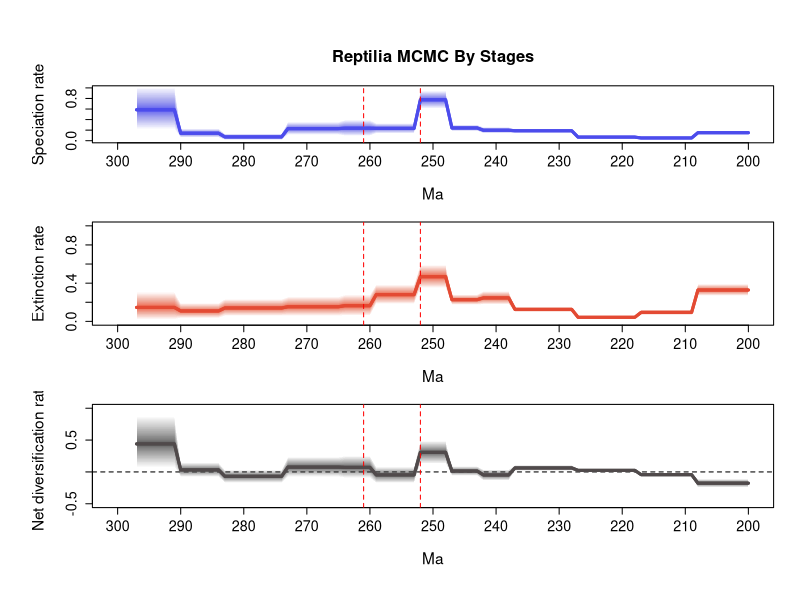

Reproduce this figure in R.
# 1 files combined:
# 	C:\Users\SimoesLabAdmin\Documents\BDNN_Arielli\reptilia\mcmc_fixshift_no_predictors\D_mcmc\combined_10_marginal_rates.log

# 95% HPDs calculated using code from Biopy (https://www.cs.auckland.ac.nz/~yhel002/biopy/)

######### CHANGE PATHS TO YOUR OWN FILES #########
pdf(file='C:/Users/SimoesLabAdmin/Documents/BDNN_Arielli/reptilia/mcmc_fixshift_no_predictors/D_mcmc/combined_10_marginal_rates_RTT_final.pdf',width=8, height=10.8)
par(mfrow=c(3,1), cex.main=1.7, cex.lab=1.4, cex.axis=1.3,
    mgp=c(3.5, 1, 0),      # distance of axis labels from plot, increase first value to move y axis label further out
    oma=c(2, 2, 2, 0))     # outer margins for the entire figure

library(scales)
plot_RTT <- function (age,hpd_M,hpd_m,mean_m,color){
    N=100
    beta=(1:(N-1))/N
    alpha_shape=0.25
    cat=1-(beta^(1./alpha_shape))
    for (i in 1:(N-1)){
        trans= 1/N + 2/N
        polygon(c(age, rev(age)), c(hpd_M-((hpd_M-mean_m)*cat[i]), rev(hpd_m+((mean_m-hpd_m)*cat[i]))), col = alpha(color,trans), border = NA)
    }
    lines(rev(age), rev(mean_m), col = color, lwd=3)
}

######### ADD YOUR OWN DATA HERE, OUTPUTTED BY THE USE OF -PLOT2 (-plot 2 gives cloud with hpd intervals, -plot does not) #########
L_hpd_m95=c(NA, NA,NA,NA,NA,NA,NA,NA,NA,NA,NA,NA,NA,NA,NA,NA,NA,NA,NA,NA,NA,NA,NA,NA,NA,NA,NA,NA,NA,NA,NA,NA,NA,NA,NA,NA,NA,NA,NA,NA,NA,NA,NA,NA,NA,NA,NA,NA,NA,NA,NA,NA,NA,NA,NA,NA,NA,NA,NA,NA,NA,NA,NA,NA,NA,NA,NA,NA,NA,NA,NA,NA,NA,NA,NA,NA,NA,NA,NA,NA,NA,NA,NA,NA,NA,NA,NA,NA,NA,NA,NA,NA,NA,NA,NA,NA,NA,NA,NA,NA,NA,NA,NA,NA,NA,NA,NA,NA,NA,NA,NA,NA,NA,NA,NA,NA,NA,NA,NA,NA,NA,NA,NA,NA,NA,NA,NA,NA,NA,NA,NA,NA,NA,NA,NA,NA,NA,NA,NA,NA,NA,NA,NA,NA,NA,NA,NA,NA,NA,NA,NA,NA,NA,NA,NA,NA,NA,NA,NA,NA,NA,NA,NA,NA,NA,NA,NA,NA,NA,NA,NA,NA,NA,NA,NA,NA,NA,NA,NA,NA,NA,NA,NA,NA,NA,NA,NA,NA,NA,NA,NA,NA,NA,NA,NA,NA,NA,NA,NA,NA,0.114994,0.114994,0.114994,0.114994,0.114994,0.114994,0.114994,0.114994,0.114994,0.033474,0.033474,0.033474,0.033474,0.033474,0.033474,0.033474,0.033474,0.033474,0.046121,0.046121,0.046121,0.046121,0.046121,0.046121,0.046121,0.046121,0.046121,0.046121,0.152609,0.152609,0.152609,0.152609,0.152609,0.152609,0.152609,0.152609,0.152609,0.152609,0.139653,0.139653,0.139653,0.139653,0.139653,0.181072,0.181072,0.181072,0.181072,0.181072,0.606852,0.606852,0.606852,0.606852,0.606852,0.136972,0.136972,0.136972,0.136972,0.136972,0.136972,0.136972,0.089169,0.089169,0.089169,0.089169,0.089169,0.110491,0.110491,0.110491,0.110491,0.110491,0.110491,0.110491,0.110491,0.110491,0.015348,0.015348,0.015348,0.015348,0.015348,0.015348,0.015348,0.015348,0.015348,0.015348,0.057541,0.057541,0.057541,0.057541,0.057541,0.057541,0.057541,0.212008,0.212008,0.212008,0.212008,0.212008,0.212008,0.212008)
L_hpd_M95=c(NA, NA,NA,NA,NA,NA,NA,NA,NA,NA,NA,NA,NA,NA,NA,NA,NA,NA,NA,NA,NA,NA,NA,NA,NA,NA,NA,NA,NA,NA,NA,NA,NA,NA,NA,NA,NA,NA,NA,NA,NA,NA,NA,NA,NA,NA,NA,NA,NA,NA,NA,NA,NA,NA,NA,NA,NA,NA,NA,NA,NA,NA,NA,NA,NA,NA,NA,NA,NA,NA,NA,NA,NA,NA,NA,NA,NA,NA,NA,NA,NA,NA,NA,NA,NA,NA,NA,NA,NA,NA,NA,NA,NA,NA,NA,NA,NA,NA,NA,NA,NA,NA,NA,NA,NA,NA,NA,NA,NA,NA,NA,NA,NA,NA,NA,NA,NA,NA,NA,NA,NA,NA,NA,NA,NA,NA,NA,NA,NA,NA,NA,NA,NA,NA,NA,NA,NA,NA,NA,NA,NA,NA,NA,NA,NA,NA,NA,NA,NA,NA,NA,NA,NA,NA,NA,NA,NA,NA,NA,NA,NA,NA,NA,NA,NA,NA,NA,NA,NA,NA,NA,NA,NA,NA,NA,NA,NA,NA,NA,NA,NA,NA,NA,NA,NA,NA,NA,NA,NA,NA,NA,NA,NA,NA,NA,NA,NA,NA,NA,NA,0.189141,0.189141,0.189141,0.189141,0.189141,0.189141,0.189141,0.189141,0.189141,0.069574,0.069574,0.069574,0.069574,0.069574,0.069574,0.069574,0.069574,0.069574,0.088657,0.088657,0.088657,0.088657,0.088657,0.088657,0.088657,0.088657,0.088657,0.088657,0.224674,0.224674,0.224674,0.224674,0.224674,0.224674,0.224674,0.224674,0.224674,0.224674,0.257379,0.257379,0.257379,0.257379,0.257379,0.303106,0.303106,0.303106,0.303106,0.303106,0.951545,0.951545,0.951545,0.951545,0.951545,0.333101,0.333101,0.333101,0.333101,0.333101,0.333101,0.333101,0.395803,0.395803,0.395803,0.395803,0.395803,0.357951,0.357951,0.357951,0.357951,0.357951,0.357951,0.357951,0.357951,0.357951,0.13264,0.13264,0.13264,0.13264,0.13264,0.13264,0.13264,0.13264,0.13264,0.13264,0.231432,0.231432,0.231432,0.231432,0.231432,0.231432,0.231432,1.020888,1.020888,1.020888,1.020888,1.020888,1.020888,1.020888)
M_hpd_m95=c(NA, NA,NA,NA,NA,NA,NA,NA,NA,NA,NA,NA,NA,NA,NA,NA,NA,NA,NA,NA,NA,NA,NA,NA,NA,NA,NA,NA,NA,NA,NA,NA,NA,NA,NA,NA,NA,NA,NA,NA,NA,NA,NA,NA,NA,NA,NA,NA,NA,NA,NA,NA,NA,NA,NA,NA,NA,NA,NA,NA,NA,NA,NA,NA,NA,NA,NA,NA,NA,NA,NA,NA,NA,NA,NA,NA,NA,NA,NA,NA,NA,NA,NA,NA,NA,NA,NA,NA,NA,NA,NA,NA,NA,NA,NA,NA,NA,NA,NA,NA,NA,NA,NA,NA,NA,NA,NA,NA,NA,NA,NA,NA,NA,NA,NA,NA,NA,NA,NA,NA,NA,NA,NA,NA,NA,NA,NA,NA,NA,NA,NA,NA,NA,NA,NA,NA,NA,NA,NA,NA,NA,NA,NA,NA,NA,NA,NA,NA,NA,NA,NA,NA,NA,NA,NA,NA,NA,NA,NA,NA,NA,NA,NA,NA,NA,NA,NA,NA,NA,NA,NA,NA,NA,NA,NA,NA,NA,NA,NA,NA,NA,NA,NA,NA,NA,NA,NA,NA,NA,NA,NA,NA,NA,NA,NA,NA,NA,NA,NA,NA,0.266444,0.266444,0.266444,0.266444,0.266444,0.266444,0.266444,0.266444,0.266444,0.067035,0.067035,0.067035,0.067035,0.067035,0.067035,0.067035,0.067035,0.067035,0.025482,0.025482,0.025482,0.025482,0.025482,0.025482,0.025482,0.025482,0.025482,0.025482,0.097251,0.097251,0.097251,0.097251,0.097251,0.097251,0.097251,0.097251,0.097251,0.097251,0.174707,0.174707,0.174707,0.174707,0.174707,0.172917,0.172917,0.172917,0.172917,0.172917,0.347579,0.347579,0.347579,0.347579,0.347579,0.179302,0.179302,0.179302,0.179302,0.179302,0.179302,0.179302,0.058298,0.058298,0.058298,0.058298,0.058298,0.056564,0.056564,0.056564,0.056564,0.056564,0.056564,0.056564,0.056564,0.056564,0.056263,0.056263,0.056263,0.056263,0.056263,0.056263,0.056263,0.056263,0.056263,0.056263,0.033415,0.033415,0.033415,0.033415,0.033415,0.033415,0.033415,0.018107,0.018107,0.018107,0.018107,0.018107,0.018107,0.018107)
M_hpd_M95=c(NA, NA,NA,NA,NA,NA,NA,NA,NA,NA,NA,NA,NA,NA,NA,NA,NA,NA,NA,NA,NA,NA,NA,NA,NA,NA,NA,NA,NA,NA,NA,NA,NA,NA,NA,NA,NA,NA,NA,NA,NA,NA,NA,NA,NA,NA,NA,NA,NA,NA,NA,NA,NA,NA,NA,NA,NA,NA,NA,NA,NA,NA,NA,NA,NA,NA,NA,NA,NA,NA,NA,NA,NA,NA,NA,NA,NA,NA,NA,NA,NA,NA,NA,NA,NA,NA,NA,NA,NA,NA,NA,NA,NA,NA,NA,NA,NA,NA,NA,NA,NA,NA,NA,NA,NA,NA,NA,NA,NA,NA,NA,NA,NA,NA,NA,NA,NA,NA,NA,NA,NA,NA,NA,NA,NA,NA,NA,NA,NA,NA,NA,NA,NA,NA,NA,NA,NA,NA,NA,NA,NA,NA,NA,NA,NA,NA,NA,NA,NA,NA,NA,NA,NA,NA,NA,NA,NA,NA,NA,NA,NA,NA,NA,NA,NA,NA,NA,NA,NA,NA,NA,NA,NA,NA,NA,NA,NA,NA,NA,NA,NA,NA,NA,NA,NA,NA,NA,NA,NA,NA,NA,NA,NA,NA,NA,NA,NA,NA,NA,NA,0.392508,0.392508,0.392508,0.392508,0.392508,0.392508,0.392508,0.392508,0.392508,0.121397,0.121397,0.121397,0.121397,0.121397,0.121397,0.121397,0.121397,0.121397,0.060656,0.060656,0.060656,0.060656,0.060656,0.060656,0.060656,0.060656,0.060656,0.060656,0.153565,0.153565,0.153565,0.153565,0.153565,0.153565,0.153565,0.153565,0.153565,0.153565,0.317308,0.317308,0.317308,0.317308,0.317308,0.282132,0.282132,0.282132,0.282132,0.282132,0.594192,0.594192,0.594192,0.594192,0.594192,0.387325,0.387325,0.387325,0.387325,0.387325,0.387325,0.387325,0.280056,0.280056,0.280056,0.280056,0.280056,0.259211,0.259211,0.259211,0.259211,0.259211,0.259211,0.259211,0.259211,0.259211,0.234882,0.234882,0.234882,0.234882,0.234882,0.234882,0.234882,0.234882,0.234882,0.234882,0.192177,0.192177,0.192177,0.192177,0.192177,0.192177,0.192177,0.309768,0.309768,0.309768,0.309768,0.309768,0.309768,0.309768)
R_hpd_m95=c(NA, NA,NA,NA,NA,NA,NA,NA,NA,NA,NA,NA,NA,NA,NA,NA,NA,NA,NA,NA,NA,NA,NA,NA,NA,NA,NA,NA,NA,NA,NA,NA,NA,NA,NA,NA,NA,NA,NA,NA,NA,NA,NA,NA,NA,NA,NA,NA,NA,NA,NA,NA,NA,NA,NA,NA,NA,NA,NA,NA,NA,NA,NA,NA,NA,NA,NA,NA,NA,NA,NA,NA,NA,NA,NA,NA,NA,NA,NA,NA,NA,NA,NA,NA,NA,NA,NA,NA,NA,NA,NA,NA,NA,NA,NA,NA,NA,NA,NA,NA,NA,NA,NA,NA,NA,NA,NA,NA,NA,NA,NA,NA,NA,NA,NA,NA,NA,NA,NA,NA,NA,NA,NA,NA,NA,NA,NA,NA,NA,NA,NA,NA,NA,NA,NA,NA,NA,NA,NA,NA,NA,NA,NA,NA,NA,NA,NA,NA,NA,NA,NA,NA,NA,NA,NA,NA,NA,NA,NA,NA,NA,NA,NA,NA,NA,NA,NA,NA,NA,NA,NA,NA,NA,NA,NA,NA,NA,NA,NA,NA,NA,NA,NA,NA,NA,NA,NA,NA,NA,NA,NA,NA,NA,NA,NA,NA,NA,NA,NA,NA,-0.245767,-0.245767,-0.245767,-0.245767,-0.245767,-0.245767,-0.245767,-0.245767,-0.245767,-0.071773,-0.071773,-0.071773,-0.071773,-0.071773,-0.071773,-0.071773,-0.071773,-0.071773,0.000982,0.000982,0.000982,0.000982,0.000982,0.000982,0.000982,0.000982,0.000982,0.000982,0.017191,0.017191,0.017191,0.017191,0.017191,0.017191,0.017191,0.017191,0.017191,0.017191,-0.137092,-0.137092,-0.137092,-0.137092,-0.137092,-0.059507,-0.059507,-0.059507,-0.059507,-0.059507,0.127017,0.127017,0.127017,0.127017,0.127017,-0.175252,-0.175252,-0.175252,-0.175252,-0.175252,-0.175252,-0.175252,-0.095712,-0.095712,-0.095712,-0.095712,-0.095712,-0.078147,-0.078147,-0.078147,-0.078147,-0.078147,-0.078147,-0.078147,-0.078147,-0.078147,-0.173051,-0.173051,-0.173051,-0.173051,-0.173051,-0.173051,-0.173051,-0.173051,-0.173051,-0.173051,-0.078221,-0.078221,-0.078221,-0.078221,-0.078221,-0.078221,-0.078221,0.066983,0.066983,0.066983,0.066983,0.066983,0.066983,0.066983)
R_hpd_M95=c(NA, NA,NA,NA,NA,NA,NA,NA,NA,NA,NA,NA,NA,NA,NA,NA,NA,NA,NA,NA,NA,NA,NA,NA,NA,NA,NA,NA,NA,NA,NA,NA,NA,NA,NA,NA,NA,NA,NA,NA,NA,NA,NA,NA,NA,NA,NA,NA,NA,NA,NA,NA,NA,NA,NA,NA,NA,NA,NA,NA,NA,NA,NA,NA,NA,NA,NA,NA,NA,NA,NA,NA,NA,NA,NA,NA,NA,NA,NA,NA,NA,NA,NA,NA,NA,NA,NA,NA,NA,NA,NA,NA,NA,NA,NA,NA,NA,NA,NA,NA,NA,NA,NA,NA,NA,NA,NA,NA,NA,NA,NA,NA,NA,NA,NA,NA,NA,NA,NA,NA,NA,NA,NA,NA,NA,NA,NA,NA,NA,NA,NA,NA,NA,NA,NA,NA,NA,NA,NA,NA,NA,NA,NA,NA,NA,NA,NA,NA,NA,NA,NA,NA,NA,NA,NA,NA,NA,NA,NA,NA,NA,NA,NA,NA,NA,NA,NA,NA,NA,NA,NA,NA,NA,NA,NA,NA,NA,NA,NA,NA,NA,NA,NA,NA,NA,NA,NA,NA,NA,NA,NA,NA,NA,NA,NA,NA,NA,NA,NA,NA,-0.108956,-0.108956,-0.108956,-0.108956,-0.108956,-0.108956,-0.108956,-0.108956,-0.108956,-0.014287,-0.014287,-0.014287,-0.014287,-0.014287,-0.014287,-0.014287,-0.014287,-0.014287,0.048329,0.048329,0.048329,0.048329,0.048329,0.048329,0.048329,0.048329,0.048329,0.048329,0.106874,0.106874,0.106874,0.106874,0.106874,0.106874,0.106874,0.106874,0.106874,0.106874,0.039836,0.039836,0.039836,0.039836,0.039836,0.089449,0.089449,0.089449,0.089449,0.089449,0.491442,0.491442,0.491442,0.491442,0.491442,0.08185,0.08185,0.08185,0.08185,0.08185,0.08185,0.08185,0.254135,0.254135,0.254135,0.254135,0.254135,0.236419,0.236419,0.236419,0.236419,0.236419,0.236419,0.236419,0.236419,0.236419,0.034041,0.034041,0.034041,0.034041,0.034041,0.034041,0.034041,0.034041,0.034041,0.034041,0.146114,0.146114,0.146114,0.146114,0.146114,0.146114,0.146114,0.873557,0.873557,0.873557,0.873557,0.873557,0.873557,0.873557)
L_mean=c(NA, NA,NA,NA,NA,NA,NA,NA,NA,NA,NA,NA,NA,NA,NA,NA,NA,NA,NA,NA,NA,NA,NA,NA,NA,NA,NA,NA,NA,NA,NA,NA,NA,NA,NA,NA,NA,NA,NA,NA,NA,NA,NA,NA,NA,NA,NA,NA,NA,NA,NA,NA,NA,NA,NA,NA,NA,NA,NA,NA,NA,NA,NA,NA,NA,NA,NA,NA,NA,NA,NA,NA,NA,NA,NA,NA,NA,NA,NA,NA,NA,NA,NA,NA,NA,NA,NA,NA,NA,NA,NA,NA,NA,NA,NA,NA,NA,NA,NA,NA,NA,NA,NA,NA,NA,NA,NA,NA,NA,NA,NA,NA,NA,NA,NA,NA,NA,NA,NA,NA,NA,NA,NA,NA,NA,NA,NA,NA,NA,NA,NA,NA,NA,NA,NA,NA,NA,NA,NA,NA,NA,NA,NA,NA,NA,NA,NA,NA,NA,NA,NA,NA,NA,NA,NA,NA,NA,NA,NA,NA,NA,NA,NA,NA,NA,NA,NA,NA,NA,NA,NA,NA,NA,NA,NA,NA,NA,NA,NA,NA,NA,NA,NA,NA,NA,NA,NA,NA,NA,NA,NA,NA,NA,NA,NA,NA,NA,NA,NA,NA,0.151330238655556,0.151330238655556,0.151330238655556,0.151330238655556,0.151330238655556,0.151330238655556,0.151330238655556,0.151330238655556,0.151330238655556,0.0512139904,0.0512139904,0.0512139904,0.0512139904,0.0512139904,0.0512139904,0.0512139904,0.0512139904,0.0512139904,0.067545195233333,0.067545195233333,0.067545195233333,0.067545195233333,0.067545195233333,0.067545195233333,0.067545195233333,0.067545195233333,0.067545195233333,0.067545195233333,0.187672389244444,0.187672389244444,0.187672389244444,0.187672389244444,0.187672389244444,0.187672389244444,0.187672389244444,0.187672389244444,0.187672389244444,0.187672389244444,0.197644816633333,0.197644816633333,0.197644816633333,0.197644816633333,0.197644816633333,0.2411908275,0.2411908275,0.2411908275,0.2411908275,0.2411908275,0.775297504,0.775297504,0.775297504,0.775297504,0.775297504,0.233464674177778,0.233464674177778,0.233464674177778,0.233464674177778,0.233464674177778,0.233464674177778,0.233464674177778,0.235823171044444,0.235823171044444,0.235823171044444,0.235823171044444,0.235823171044444,0.228914010355556,0.228914010355556,0.228914010355556,0.228914010355556,0.228914010355556,0.228914010355556,0.228914010355556,0.228914010355556,0.228914010355556,0.071749242466667,0.071749242466667,0.071749242466667,0.071749242466667,0.071749242466667,0.071749242466667,0.071749242466667,0.071749242466667,0.071749242466667,0.071749242466667,0.141282295644444,0.141282295644444,0.141282295644444,0.141282295644444,0.141282295644444,0.141282295644444,0.141282295644444,0.585857482055556,0.585857482055556,0.585857482055556,0.585857482055556,0.585857482055556,0.585857482055556,0.585857482055556)
M_mean=c(NA, NA,NA,NA,NA,NA,NA,NA,NA,NA,NA,NA,NA,NA,NA,NA,NA,NA,NA,NA,NA,NA,NA,NA,NA,NA,NA,NA,NA,NA,NA,NA,NA,NA,NA,NA,NA,NA,NA,NA,NA,NA,NA,NA,NA,NA,NA,NA,NA,NA,NA,NA,NA,NA,NA,NA,NA,NA,NA,NA,NA,NA,NA,NA,NA,NA,NA,NA,NA,NA,NA,NA,NA,NA,NA,NA,NA,NA,NA,NA,NA,NA,NA,NA,NA,NA,NA,NA,NA,NA,NA,NA,NA,NA,NA,NA,NA,NA,NA,NA,NA,NA,NA,NA,NA,NA,NA,NA,NA,NA,NA,NA,NA,NA,NA,NA,NA,NA,NA,NA,NA,NA,NA,NA,NA,NA,NA,NA,NA,NA,NA,NA,NA,NA,NA,NA,NA,NA,NA,NA,NA,NA,NA,NA,NA,NA,NA,NA,NA,NA,NA,NA,NA,NA,NA,NA,NA,NA,NA,NA,NA,NA,NA,NA,NA,NA,NA,NA,NA,NA,NA,NA,NA,NA,NA,NA,NA,NA,NA,NA,NA,NA,NA,NA,NA,NA,NA,NA,NA,NA,NA,NA,NA,NA,NA,NA,NA,NA,NA,NA,0.328131380822222,0.328131380822222,0.328131380822222,0.328131380822222,0.328131380822222,0.328131380822222,0.328131380822222,0.328131380822222,0.328131380822222,0.094444743022222,0.094444743022222,0.094444743022222,0.094444743022222,0.094444743022222,0.094444743022222,0.094444743022222,0.094444743022222,0.094444743022222,0.042855392788889,0.042855392788889,0.042855392788889,0.042855392788889,0.042855392788889,0.042855392788889,0.042855392788889,0.042855392788889,0.042855392788889,0.042855392788889,0.1251095134,0.1251095134,0.1251095134,0.1251095134,0.1251095134,0.1251095134,0.1251095134,0.1251095134,0.1251095134,0.1251095134,0.2454266431,0.2454266431,0.2454266431,0.2454266431,0.2454266431,0.227031193711111,0.227031193711111,0.227031193711111,0.227031193711111,0.227031193711111,0.467839329033333,0.467839329033333,0.467839329033333,0.467839329033333,0.467839329033333,0.279892344955556,0.279892344955556,0.279892344955556,0.279892344955556,0.279892344955556,0.279892344955556,0.279892344955556,0.164054551122222,0.164054551122222,0.164054551122222,0.164054551122222,0.164054551122222,0.153096309088889,0.153096309088889,0.153096309088889,0.153096309088889,0.153096309088889,0.153096309088889,0.153096309088889,0.153096309088889,0.153096309088889,0.140174235122222,0.140174235122222,0.140174235122222,0.140174235122222,0.140174235122222,0.140174235122222,0.140174235122222,0.140174235122222,0.140174235122222,0.140174235122222,0.109193183133333,0.109193183133333,0.109193183133333,0.109193183133333,0.109193183133333,0.109193183133333,0.109193183133333,0.145943641166667,0.145943641166667,0.145943641166667,0.145943641166667,0.145943641166667,0.145943641166667,0.145943641166667)
R_mean=c(NA, NA,NA,NA,NA,NA,NA,NA,NA,NA,NA,NA,NA,NA,NA,NA,NA,NA,NA,NA,NA,NA,NA,NA,NA,NA,NA,NA,NA,NA,NA,NA,NA,NA,NA,NA,NA,NA,NA,NA,NA,NA,NA,NA,NA,NA,NA,NA,NA,NA,NA,NA,NA,NA,NA,NA,NA,NA,NA,NA,NA,NA,NA,NA,NA,NA,NA,NA,NA,NA,NA,NA,NA,NA,NA,NA,NA,NA,NA,NA,NA,NA,NA,NA,NA,NA,NA,NA,NA,NA,NA,NA,NA,NA,NA,NA,NA,NA,NA,NA,NA,NA,NA,NA,NA,NA,NA,NA,NA,NA,NA,NA,NA,NA,NA,NA,NA,NA,NA,NA,NA,NA,NA,NA,NA,NA,NA,NA,NA,NA,NA,NA,NA,NA,NA,NA,NA,NA,NA,NA,NA,NA,NA,NA,NA,NA,NA,NA,NA,NA,NA,NA,NA,NA,NA,NA,NA,NA,NA,NA,NA,NA,NA,NA,NA,NA,NA,NA,NA,NA,NA,NA,NA,NA,NA,NA,NA,NA,NA,NA,NA,NA,NA,NA,NA,NA,NA,NA,NA,NA,NA,NA,NA,NA,NA,NA,NA,NA,NA,NA,-0.1768011409,-0.1768011409,-0.1768011409,-0.1768011409,-0.1768011409,-0.1768011409,-0.1768011409,-0.1768011409,-0.1768011409,-0.043230755155556,-0.043230755155556,-0.043230755155556,-0.043230755155556,-0.043230755155556,-0.043230755155556,-0.043230755155556,-0.043230755155556,-0.043230755155556,0.024689801488889,0.024689801488889,0.024689801488889,0.024689801488889,0.024689801488889,0.024689801488889,0.024689801488889,0.024689801488889,0.024689801488889,0.024689801488889,0.062562874988889,0.062562874988889,0.062562874988889,0.062562874988889,0.062562874988889,0.062562874988889,0.062562874988889,0.062562874988889,0.062562874988889,0.062562874988889,-0.047781829444444,-0.047781829444444,-0.047781829444444,-0.047781829444444,-0.047781829444444,0.014159632422222,0.014159632422222,0.014159632422222,0.014159632422222,0.014159632422222,0.307458172688889,0.307458172688889,0.307458172688889,0.307458172688889,0.307458172688889,-0.046427672311111,-0.046427672311111,-0.046427672311111,-0.046427672311111,-0.046427672311111,-0.046427672311111,-0.046427672311111,0.0717686202,0.0717686202,0.0717686202,0.0717686202,0.0717686202,0.075817701544444,0.075817701544444,0.075817701544444,0.075817701544444,0.075817701544444,0.075817701544444,0.075817701544444,0.075817701544444,0.075817701544444,-0.068424991188889,-0.068424991188889,-0.068424991188889,-0.068424991188889,-0.068424991188889,-0.068424991188889,-0.068424991188889,-0.068424991188889,-0.068424991188889,-0.068424991188889,0.032089112333333,0.032089112333333,0.032089112333333,0.032089112333333,0.032089112333333,0.032089112333333,0.032089112333333,0.4399138442,0.4399138442,0.4399138442,0.4399138442,0.4399138442,0.4399138442,0.4399138442)
trans=0.5
age=(0:(298-1))* -1
# Calculate positions for the mass extinction events
perm_trias_extinction = -252 # End-Permian mass extinction (252 Ma)
guadalupian_extinction = -261 # Guadalupian extinction (261 Ma)

# Define custom tick positions at 10 MY intervals
x_ticks <- seq(-300, -200, by=10)
x_tick_labels <- abs(x_ticks)

# First plot: Speciation rate
par(mar=c(5, 5, 4.5, 2))  # bottom, left, top, right margins
################################# CHANGE Y LIM IF NEEDED
plot(age, age, type='n', ylim=c(0, 1), xlim=c(-300, -200), # Changed xlim to -300, -200, from auto-generated values 
################################ CHANGE TITLE BELOW
     ylab='Speciation rate', xlab='Ma', main='Reptilia MCMC By Stages', 
     xaxt='n', cex.main=1.5, cex.lab=1.4, cex.axis=1.3) # xaxt removes default x axis
axis(1, at=x_ticks, labels=x_tick_labels, cex.axis=1.3) # Custom x-axis with 10MY interval ticks
plot_RTT(age, L_hpd_M95, L_hpd_m95, L_mean, "#4c4cec")
lines(rev(age), rev(L_mean), col="#4c4cec", lwd=3)

# Add vertical lines for mass extinction events
abline(v=perm_trias_extinction, col="red", lty=2) 
abline(v=guadalupian_extinction, col="red", lty=2)

# Second plot: Extinction rate
par(mar=c(5, 5, 1, 2))  # bottom, left, top, right margins. Reduced top margin to 2.5 (from 4.5)
################################# CHANGE Y LIM IF NEEDED
plot(age, age, type='n', ylim=c(0, 1), xlim=c(-300, -200), # Changed xlim to -300, -200, from auto-generated values 
     ylab='Extinction rate', xlab='Ma',
     xaxt='n', cex.main=1.5, cex.lab=1.4, cex.axis=1.3) # xaxt removes default x axis
axis(1, at=x_ticks, labels=x_tick_labels, cex.axis=1.3) # Custom x-axis with 10MY interval ticks

plot_RTT(age, M_hpd_M95, M_hpd_m95, M_mean, "#e34a33")
lines(rev(age), rev(M_mean), col="#e34a33", lwd=3)

# Add vertical lines for mass extinction events
abline(v=perm_trias_extinction, col="red", lty=2)
abline(v=guadalupian_extinction, col="red", lty=2)


# Third plot: Net diversification rate
par(mar=c(5, 5, 1, 2))  # bottom, left, top, right margins. Reduced top margin to 2.5 (from 4.5)
################################# CHANGE Y LIM IF NEEDED
plot(age, age, type='n', ylim=c(-0.5, 1), xlim=c(-300, -200), # Changed xlim to -300, -200, from auto-generated values
     ylab='Net diversification rate', xlab='Ma',
     xaxt='n', cex.main=1.5, cex.lab=1.4, cex.axis=1.3) # xaxt removes default x axis
axis(1, at=x_ticks, labels=x_tick_labels, cex.axis=1.3) # Custom x-axis with 10MY interval ticks

abline(h=0, lty=2, col="black")
plot_RTT(age, R_hpd_M95, R_hpd_m95, R_mean, "#504A4B")
lines(rev(age), rev(R_mean), col="#504A4B", lwd=3)

# Add vertical lines for mass extinction events
abline(v=perm_trias_extinction, col="red", lty=2)
abline(v=guadalupian_extinction, col="red", lty=2)

dev.off()
